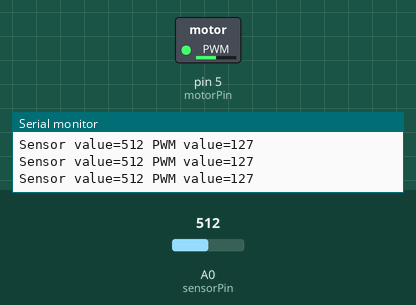
Bench run of a sketch on a simulated Arduino Uno, built with avr-gcc and run on an emulated ATmega328P. On the bench: switched loads named in the sketch (green lamp = pin HIGH), the last lines printed to the serial monitor. The test bench sets the inputs (shaded band); at power-on: A0 (sensorPin) = 512.

Above: at 1.2 s.
1.3 s: A0 (sensorPin) set to 716
At 1.8 s:
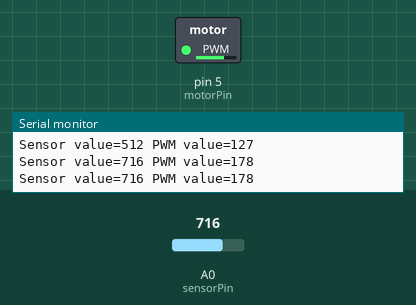
2.9 s: A0 (sensorPin) set to 900
At 3.3 s:
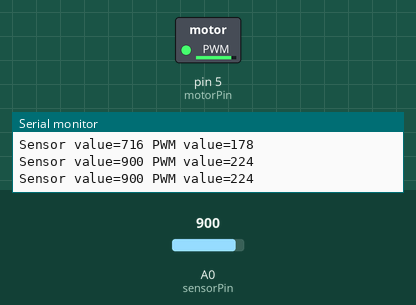
4.5 s: A0 (sensorPin) set to 122
At 5.8 s:
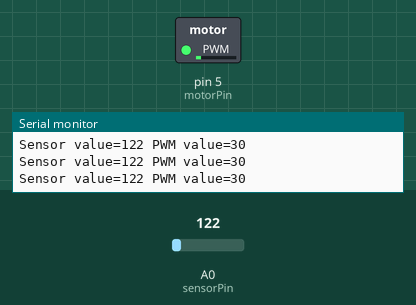
6.1 s: A0 (sensorPin) set to 0
At 7.3 s:
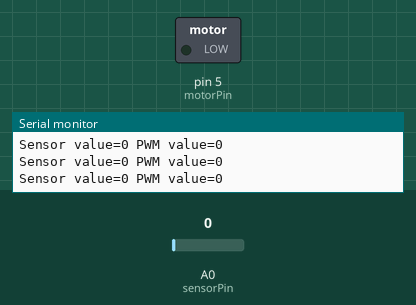
7.7 s: A0 (sensorPin) set to 511
At 8.7 s:
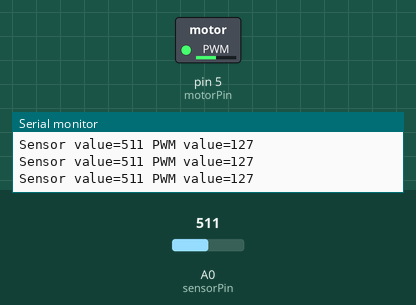
Timing chart, 0 to 10.3 s (numbered marks = the images above; inputs shaded):
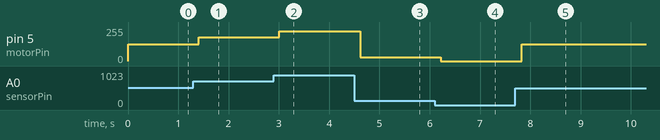

The sketch:

Motor-Speed-Lab-L293D.ino
```cpp
// must be a PWM pin, 3, 5, 6, 9, 10, and 11
const int motorPin = 5;
int sensorPin = A0;
int sensorValue = 0; // input comes in from 0 to 1023
int PWMValue = 0; // output must be converted to an integer from 0 to 255

void setup()
{
  pinMode(motorPin, OUTPUT);
  Serial.begin(9600);
}

void loop()
{
  sensorValue = analogRead(sensorPin);
  Serial.print("Sensor value=");
  Serial.print(sensorValue);
  // convert the sensor Value to a PWM value
  PWMValue = map(sensorValue, 0, 1023, 0, 255);
  Serial.print(" PWM value=");
  Serial.println(PWMValue);
  analogWrite(motorPin, PWMValue);
  delay(200);
}
```

Measured:
- after the input at 1.3 s, pin 5 (motorPin): 127/255 → 178/255 after 0.11 s
- after the input at 2.9 s, pin 5 (motorPin): 178/255 → 224/255 after 0.11 s
- after the input at 4.5 s, pin 5 (motorPin): 224/255 → 30/255 after 0.12 s
- after the input at 6.1 s, pin 5 (motorPin): 30/255 → 0/255 after 0.12 s
- after the input at 7.7 s, pin 5 (motorPin): 0/255 → 127/255 after 0.13 s
